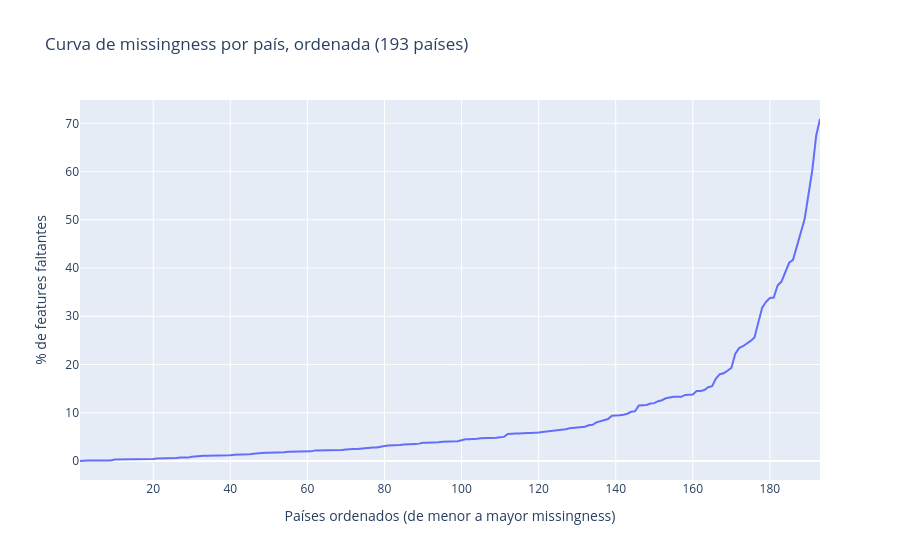

The notebook cell saved with this chart:
### Code cell
fig_line = px.line(
    df_missingness_pais_ordenado, x="orden", y="pct_missingness",
    markers=False,
    title="Curva de missingness por país, ordenada (193 países)",
    labels={"orden": "Países ordenados (de menor a mayor missingness)", "pct_missingness": "% de features faltantes"}
)
fig_line.show()

### Figure 1 — Plotly figure (JSON) as saved in the notebook; plotly's stock layout.template omitted (floating-point values rounded to 4 significant figures; data arrays with more than 128 entries replaced by an {"elided": "..."} marker saying what was removed)
{"data": [{"hovertemplate": "Países ordenados (de menor a mayor missingness)=%{x}<br>% de features faltantes=%{y}<extra></extra>", "legendgroup": "", "line": {"color": "#636efa", "dash": "solid"}, "marker": {"symbol": "circle"}, "mode": "lines", "name": "", "orientation": "v", "showlegend": false, "type": "scatter", "x": {"elided": "193 int values"}, "xaxis": "x", "y": {"elided": "193 float values"}, "yaxis": "y"}], "layout": {"legend": {"tracegroupgap": 0}, "title": {"text": "Curva de missingness por país, ordenada (193 países)"}, "xaxis": {"anchor": "y", "domain": [0, 1], "title": {"text": "Países ordenados (de menor a mayor missingness)"}}, "yaxis": {"anchor": "x", "domain": [0, 1], "title": {"text": "% de features faltantes"}}}}
